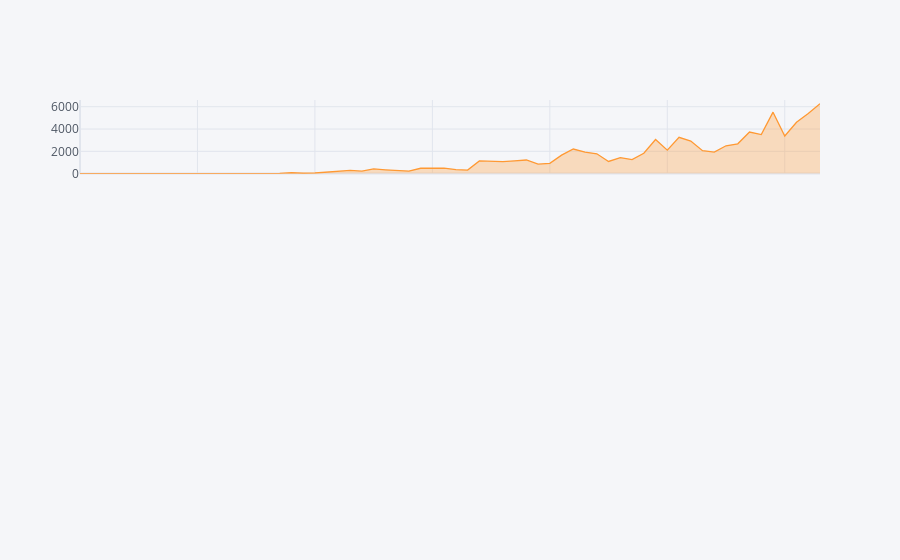

The notebook cell this image was saved under:
### Code cell
import cufflinks as cf



fig = casosNovosDia.casosNovos.iplot(asFigure=True, subplots=True, shape=(4,1), shared_xaxes=True, fill=True
                                   
)
#fig = casosTotal.casosAcumulados.iplot(asFigure=True, subplots=True, shape=(4,1), shared_xaxes=True, fill=True)
#fig = mortesTotal.obitosAcumulados.iplot(asFigure=True, subplots=True, shape=(4,1), shared_xaxes=True, fill=True)
fig.show()

### Figure 1 — Plotly figure (JSON) as saved in the notebook; plotly's stock layout.template omitted (floating-point values rounded to 4 significant figures)
{"data": [{"fill": "tozeroy", "fillcolor": "rgba(255, 153, 51, 0.3)", "line": {"color": "rgba(255, 153, 51, 1.0)", "dash": "solid", "shape": "linear", "width": 1.3}, "mode": "lines", "name": "casosNovos", "text": "", "type": "scatter", "x": [0, 1, 2, 3, 4, 5, 6, 7, 8, 9, 10, 11, 12, 13, 14, 15, 16, 17, 18, 19, 20, 21, 22, 23, 24, 25, 26, 27, 28, 29, 30, 31, 32, 33, 34, 35, 36, 37, 38, 39, 40, 41, 42, 43, 44, 45, 46, 47, 48, 49, 50, 51, 52, 53, 54, 55, 56, 57, 58, 59, 60, 61, 62, 63], "xaxis": "x", "y": [1, 0, 0, 1, 0, 0, 0, 1, 4, 6, 6, 6, 0, 9, 18, 25, 21, 23, 79, 34, 57, 137, 193, 283, 224, 418, 345, 310, 232, 482, 502, 486, 353, 323, 1138, 1117, 1076, 1146, 1222, 852, 926, 1661, 2210, 1930, 1781, 1089, 1442, 1261, 1832, 3058, 2105, 3257, 2917, 2055, 1927, 2498, 2678, 3735, 3503, 5514, 3379, 4613, 5385, 6276], "yaxis": "y"}], "layout": {"legend": {"bgcolor": "#F5F6F9", "font": {"color": "#4D5663"}}, "paper_bgcolor": "#F5F6F9", "plot_bgcolor": "#F5F6F9", "title": {"font": {"color": "#4D5663"}}, "xaxis": {"anchor": "y", "domain": [0, 1], "gridcolor": "#E1E5ED", "matches": "x4", "showgrid": true, "showticklabels": false, "tickfont": {"color": "#4D5663"}, "title": {"font": {"color": "#4D5663"}, "text": ""}, "zerolinecolor": "#E1E5ED"}, "yaxis": {"anchor": "x", "domain": [0.8063, 1], "gridcolor": "#E1E5ED", "showgrid": true, "tickfont": {"color": "#4D5663"}, "title": {"font": {"color": "#4D5663"}, "text": ""}, "zerolinecolor": "#E1E5ED"}}}
